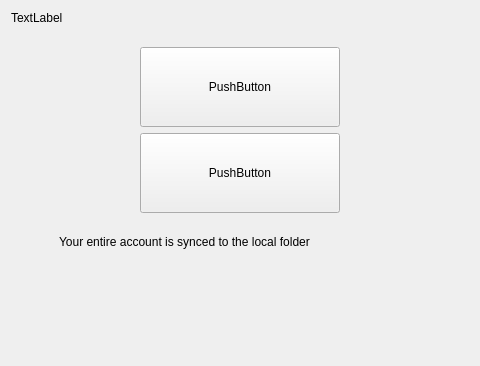
<?xml version="1.0" encoding="UTF-8"?>
<ui version="4.0">
 <class>OwncloudWizardResultPage</class>
 <widget class="QWidget" name="OwncloudWizardResultPage">
  <property name="geometry">
   <rect>
    <x>0</x>
    <y>0</y>
    <width>480</width>
    <height>366</height>
   </rect>
  </property>
  <property name="font">
   <font>
    <family>Microsoft Sans Serif</family>
   </font>
  </property>
  <property name="windowTitle">
   <string notr="true">Form</string>
  </property>
  <layout class="QVBoxLayout" name="verticalLayout_3">
   <item>
    <widget class="QLabel" name="topLabel">
     <property name="text">
      <string notr="true">TextLabel</string>
     </property>
     <property name="wordWrap">
      <bool>true</bool>
     </property>
    </widget>
   </item>
   <item>
    <layout class="QHBoxLayout" name="horizontalLayout_2">
     <item>
      <spacer name="horizontalSpacer">
       <property name="orientation">
        <enum>Qt::Horizontal</enum>
       </property>
       <property name="sizeType">
        <enum>QSizePolicy::Fixed</enum>
       </property>
       <property name="sizeHint" stdset="0">
        <size>
         <width>48</width>
         <height>20</height>
        </size>
       </property>
      </spacer>
     </item>
     <item>
      <layout class="QVBoxLayout" name="verticalLayout_2">
       <item>
        <layout class="QHBoxLayout" name="horizontalLayout_12"/>
       </item>
       <item>
        <spacer name="verticalSpacer_2">
         <property name="orientation">
          <enum>Qt::Vertical</enum>
         </property>
         <property name="sizeType">
          <enum>QSizePolicy::Fixed</enum>
         </property>
         <property name="sizeHint" stdset="0">
          <size>
           <width>20</width>
           <height>16</height>
          </size>
         </property>
        </spacer>
       </item>
       <item>
        <layout class="QHBoxLayout" name="horizontalLayout">
         <item>
          <spacer name="horizontalSpacer_3">
           <property name="orientation">
            <enum>Qt::Horizontal</enum>
           </property>
           <property name="sizeHint" stdset="0">
            <size>
             <width>40</width>
             <height>20</height>
            </size>
           </property>
          </spacer>
         </item>
         <item>
          <layout class="QVBoxLayout" name="verticalLayout">
           <item>
            <widget class="QToolButton" name="pbOpenServer">
             <property name="sizePolicy">
              <sizepolicy hsizetype="Minimum" vsizetype="Fixed">
               <horstretch>0</horstretch>
               <verstretch>0</verstretch>
              </sizepolicy>
             </property>
             <property name="minimumSize">
              <size>
               <width>200</width>
               <height>80</height>
              </size>
             </property>
             <property name="text">
              <string notr="true">PushButton</string>
             </property>
             <property name="toolButtonStyle">
              <enum>Qt::ToolButtonTextUnderIcon</enum>
             </property>
            </widget>
           </item>
           <item>
            <widget class="QToolButton" name="pbOpenLocal">
             <property name="sizePolicy">
              <sizepolicy hsizetype="Minimum" vsizetype="Fixed">
               <horstretch>0</horstretch>
               <verstretch>0</verstretch>
              </sizepolicy>
             </property>
             <property name="minimumSize">
              <size>
               <width>200</width>
               <height>80</height>
              </size>
             </property>
             <property name="text">
              <string notr="true">PushButton</string>
             </property>
             <property name="toolButtonStyle">
              <enum>Qt::ToolButtonTextUnderIcon</enum>
             </property>
            </widget>
           </item>
          </layout>
         </item>
         <item>
          <spacer name="horizontalSpacer_4">
           <property name="orientation">
            <enum>Qt::Horizontal</enum>
           </property>
           <property name="sizeHint" stdset="0">
            <size>
             <width>40</width>
             <height>20</height>
            </size>
           </property>
          </spacer>
         </item>
        </layout>
       </item>
       <item>
        <spacer name="verticalSpacer_3">
         <property name="orientation">
          <enum>Qt::Vertical</enum>
         </property>
         <property name="sizeType">
          <enum>QSizePolicy::Fixed</enum>
         </property>
         <property name="sizeHint" stdset="0">
          <size>
           <width>20</width>
           <height>16</height>
          </size>
         </property>
        </spacer>
       </item>
       <item>
        <widget class="QLabel" name="localFolderLabel">
         <property name="text">
          <string>Your entire account is synced to the local folder </string>
         </property>
         <property name="wordWrap">
          <bool>true</bool>
         </property>
        </widget>
       </item>
       <item>
        <spacer name="verticalSpacer">
         <property name="orientation">
          <enum>Qt::Vertical</enum>
         </property>
         <property name="sizeHint" stdset="0">
          <size>
           <width>336</width>
           <height>13</height>
          </size>
         </property>
        </spacer>
       </item>
      </layout>
     </item>
     <item>
      <spacer name="horizontalSpacer_2">
       <property name="orientation">
        <enum>Qt::Horizontal</enum>
       </property>
       <property name="sizeType">
        <enum>QSizePolicy::Fixed</enum>
       </property>
       <property name="sizeHint" stdset="0">
        <size>
         <width>48</width>
         <height>20</height>
        </size>
       </property>
      </spacer>
     </item>
    </layout>
   </item>
  </layout>
 </widget>
 <resources/>
 <connections/>
</ui>
